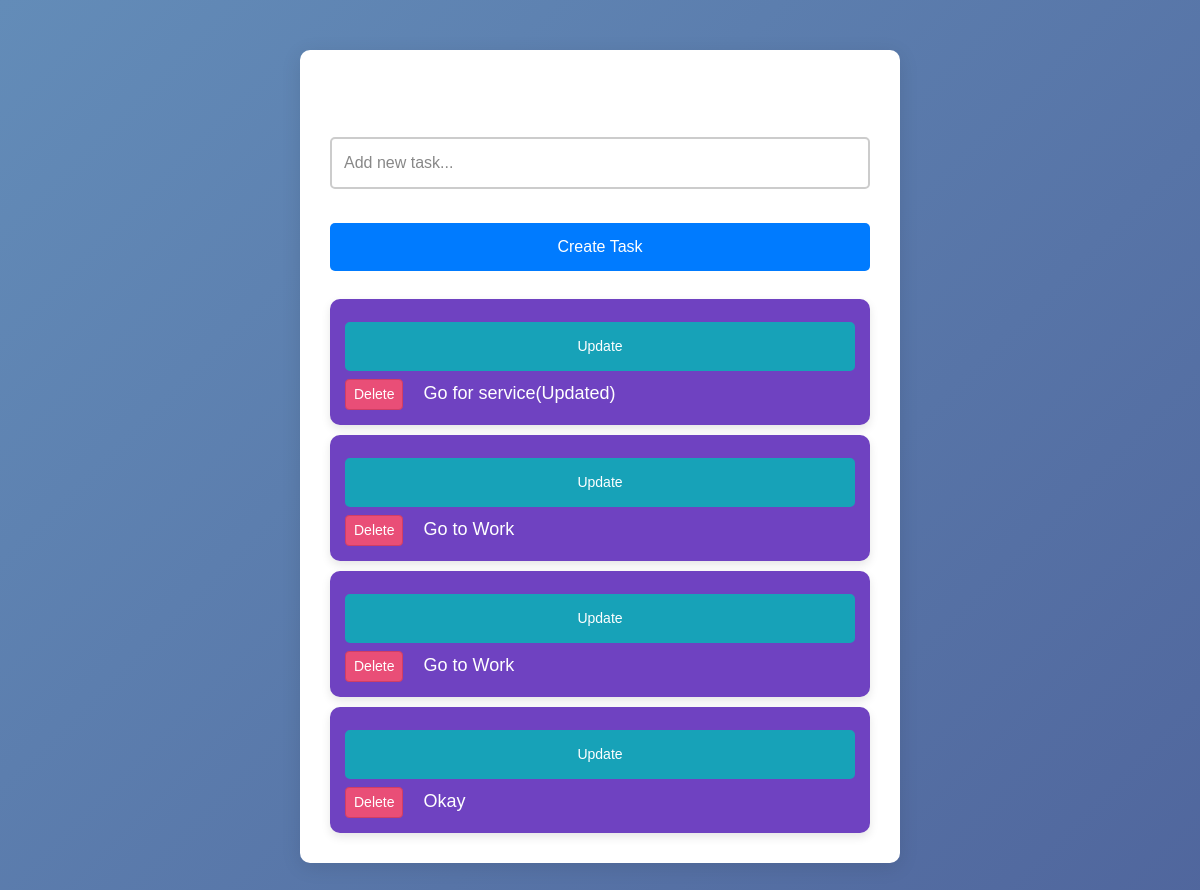
/, run on an earlier commit of the app's database.
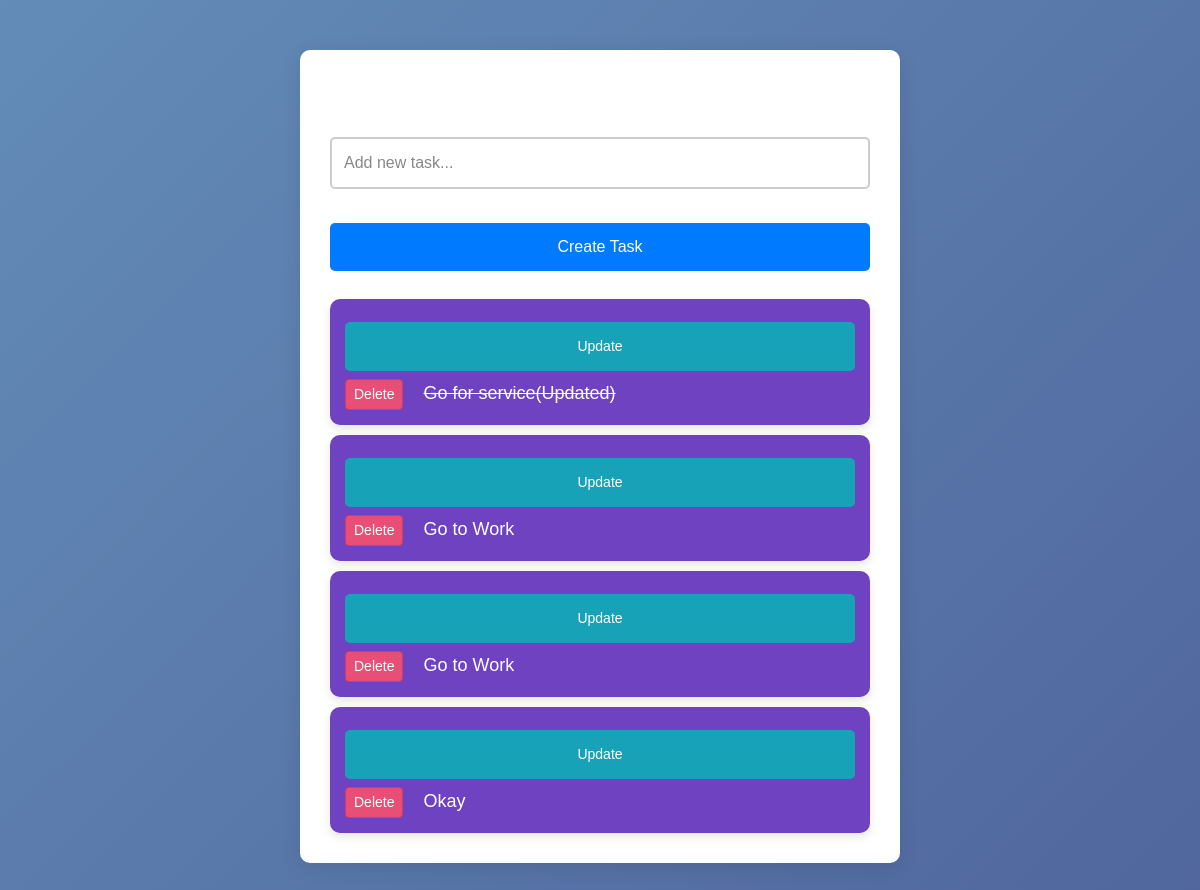
And on a later commit of the database.
### tasks/models.py (models this page shows, shortened)
class Task(models.Model):
    title = models.CharField(max_length=200)
    complete = models.BooleanField(default=False)
    created = models.DateTimeField(auto_now_add=True)

### tasks/views.py (the view)
# urls.py: path('', views.index, name="list"),
def index(request):
    tasks = Task.objects.all()
    form = TaskForm()
    if request.method == 'POST':
        form = TaskForm(request.POST)
        if form.is_valid():
            form.save()
        return redirect('/')
    context = {'tasks':tasks, 'form':form}
    return render(request, 'tasks/list.html', context)

### tasks/forms.py
class TaskForm(forms.ModelForm):
    title = forms.CharField(widget= forms.TextInput(attrs={'placeholder':'Add new task...'}))
    class Meta:
        model = Task
        fields = '__all__'

### tasks/templates/tasks/list.html (shortened to what this page needs)
<link href="https://cdn.jsdelivr.net/npm/bootstrap@5.3.3/dist/css/bootstrap.min.css" rel="stylesheet">
<div class="center-column">
    <h3>To Do List</h3>
    <form method="POST" action="/">
        <div class="mb-3">
            {{ form.title }}
        </div>
        <input class="submit" type="submit" name="Create Task" value="Create Task">
    </form>
    <div class="todo-list">
    {% for task in tasks %}
        <div class="item-row">
            <a class="btn btn-sm btn-info" href="{% url 'update_task' task.id %}">Update</a>
            <a class="btn btn-sm btn-danger" href="{% url 'delete' task.id %}">Delete</a>
            {% if task.complete == True %}
            <s>{{ task.title }}</s>
            {% else %}
            <span>{{ task.title }}</span>
            {% endif %}
        </div>
    {% endfor %}
    </div>
</div>

What changed in the data, as far as the page shows it:
changed Task "Go for service(Updated)": complete False → True (drawn)
